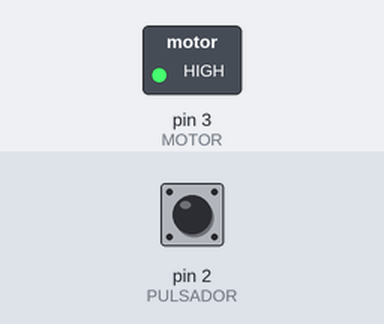
The sketch below on a simulated Arduino Uno, built with avr-gcc and run on an emulated ATmega328P. Parts: switched loads named in the sketch (green lamp = pin HIGH). Inputs (shaded band) come from the test bench; at power-on: pin 2 (PULSADOR) HIGH.

Above: at 1.2 s.
1.3 s: pin 2 (PULSADOR) pulled LOW for 0.15 s
At 1.7 s:
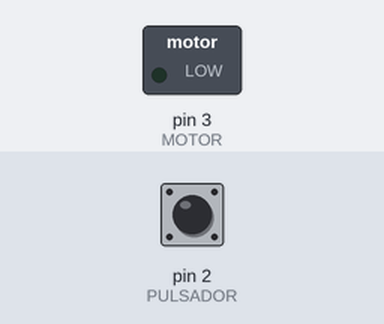
2.9 s: pin 2 (PULSADOR) pulled LOW for 1 s
At 4.2 s:
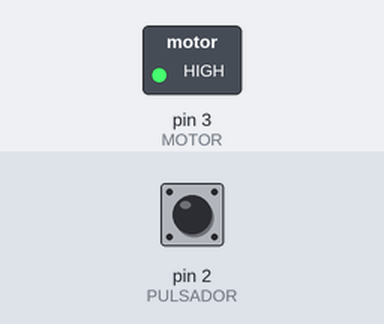
5.4 s: pin 2 (PULSADOR) pulled LOW for 3.2 s
At 8.9 s:
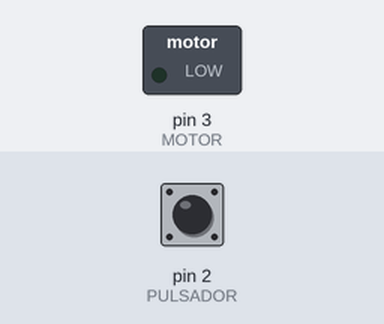
Timing chart, 0 to 10.4 s (numbered marks = the images above; inputs shaded):
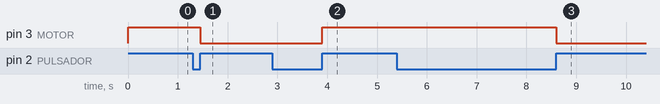

Measured:
- after the input at 1.3 s, pin 3 (MOTOR): HIGH → LOW after 0.15 s
- after the input at 2.9 s, pin 3 (MOTOR): LOW → HIGH after 1.0 s
- after the input at 5.4 s, pin 3 (MOTOR): HIGH → LOW after 3.2 s

The sketch:

motorDCpulsador.ino
```cpp
int PULSADOR=2;
int MOTOR=3;
boolean encendido=false;
int i;

void setup(){
  pinMode(PULSADOR, INPUT);
  pinMode(MOTOR, OUTPUT);
  Serial.begin(9600);
  analogWrite(MOTOR, 0);
}

void loop(){
    while(digitalRead(PULSADOR)==LOW);
    if(encendido==false){ //motor apagado
      analogWrite(MOTOR, 255); //lo enciendo
      encendido=true;
    }else{ //motor encendido
      analogWrite(MOTOR, 0); //lo apago
      encendido=false;
    }
    while(digitalRead(PULSADOR)==HIGH);
}
```
